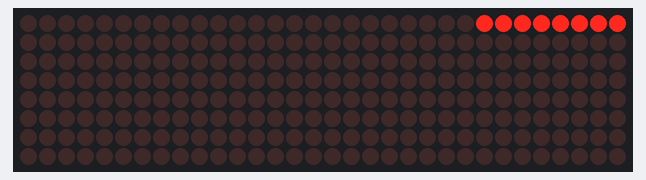
The sketch below on a simulated Arduino Uno, built with avr-gcc and run on an emulated ATmega328P. On the bench: 32×8 LED matrix.

Above: at 0.6 s.
At 5.1 s:
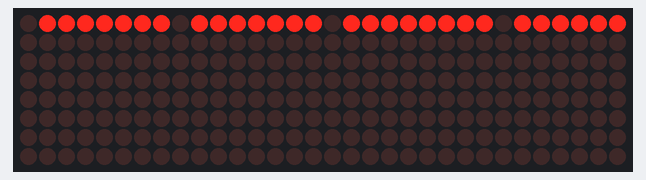
At 10.1 s:
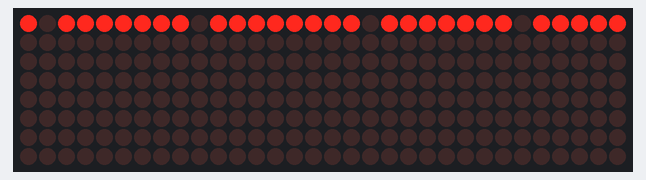
At 19.6 s:
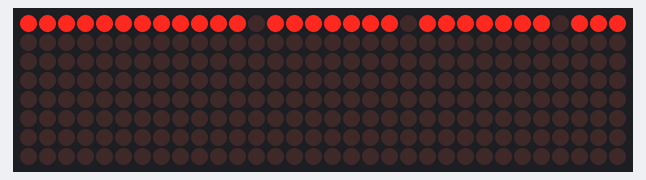
At 29.1 s:
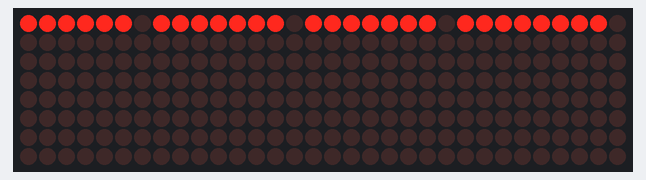
At 39.1 s:
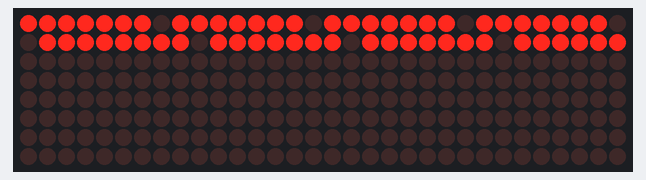

The sketch:

Jinger_Bell.ino
```cpp
#include <LedControl.h>

LedControl lc = LedControl(11, 13, 10, 4); // CLK,DIN,CS,Number of LED Module
unsigned long delaytime = 500; // time to updates of the display
void setup() {
  int devices = lc.getDeviceCount(); // find no of LED modules
  //we have to init all devices in a loop
  for (int address = 0; address < devices; address++) { // set up each device
    lc.shutdown(address, false);
    lc.setIntensity(address, 8);
    lc.clearDisplay(address);
  }
}
void loop() {
  int devices = lc.getDeviceCount(); // find no of LED modules
  for (int row = 0; row < 8; row++) {
    for (int col = 0; col < 8; col++) {
      for (int address = 0; address < devices; address++) {
        delay(delaytime);
        lc.setLed(address, row, col, true);
        lc.setRow(address,row,B11111111);

        delay(delaytime);
        lc.setLed(address, row, col, false);
      }
    }
  }
}
```
